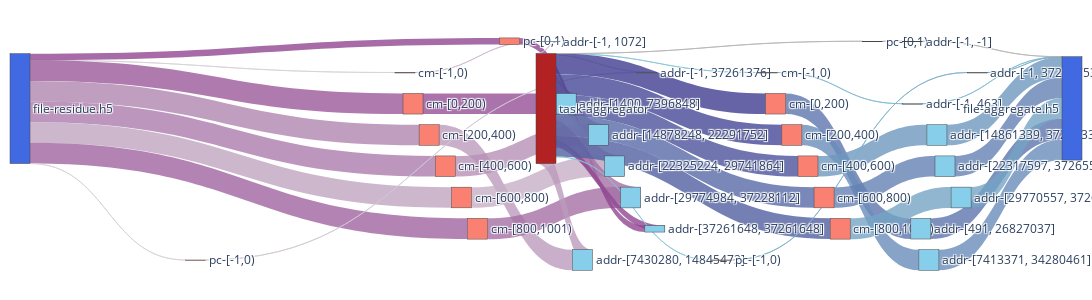

The notebook cell saved with this chart:
### Code cell
AGG = nx.compose(G_AGG_R, G_AGG_W) 

agg_nodes, agg_nodes_dict = get_nodes_for_sankey(AGG,rm_tags=['agg_r','agg_w'])

agg_links = get_links_for_sankey(AGG, agg_nodes_dict)
fig = go.Figure(go.Sankey(
            node = agg_nodes,
            link = agg_links, orientation='h'))

fig.update_layout(
    autosize=False,
    width=1400,
    height=300,
    margin=dict(
        l=10,
        r=10,
        b=40,
        t=10,
        pad=2
    ),
)
fig.show()
fig.write_html(f"{image_path}/sankey-grouped-agg-vol-vfd.html")

### Figure 1 — Plotly figure (JSON) as saved in the notebook; plotly's stock layout.template omitted (floating-point values rounded to 4 significant figures)
{"data": [{"link": {"color": ["rgba(214.64285714285714, 209.28571428571428, 214.64285714285714, 0.8)", "rgba(155.71428571428572, 91.42857142857144, 155.71428571428572, 0.8)", "rgba(177.14285714285714, 134.28571428571428, 177.14285714285714, 0.8)", "rgba(171.78571428571428, 123.57142857142857, 171.78571428571428, 0.8)", "rgba(193.21428571428572, 166.42857142857144, 193.21428571428572, 0.8)", "rgba(161.07142857142856, 102.14285714285714, 161.07142857142856, 0.8)", "rgba(214.64285714285714, 209.28571428571428, 214.64285714285714, 0.8)", "rgba(145.0, 70.0, 145.0, 0.8)", "rgba(203.92857142857144, 187.85714285714286, 203.92857142857144, 0.8)", "rgba(150.35714285714286, 80.71428571428572, 150.35714285714286, 0.8)", "rgba(187.85714285714286, 155.71428571428572, 187.85714285714286, 0.8)", "rgba(182.5, 145.0, 182.5, 0.8)", "rgba(198.57142857142858, 177.14285714285714, 198.57142857142858, 0.8)", "rgba(166.42857142857144, 112.85714285714286, 166.42857142857144, 0.8)", "rgba(209.28571428571428, 198.57142857142858, 209.28571428571428, 0.8)", "rgba(145.0, 70.0, 145.0, 0.8)", "rgba(203.92857142857144, 187.85714285714286, 203.92857142857144, 0.8)", "rgba(150.35714285714286, 80.71428571428572, 150.35714285714286, 0.8)", "rgba(187.85714285714286, 155.71428571428572, 187.85714285714286, 0.8)", "rgba(182.5, 145.0, 182.5, 0.8)", "rgba(198.57142857142858, 177.14285714285714, 198.57142857142858, 0.8)", "rgba(166.42857142857144, 112.85714285714286, 166.42857142857144, 0.8)", "rgba(209.28571428571428, 198.57142857142858, 209.28571428571428, 0.8)", "rgba(145.0, 70.0, 145.0, 0.8)", "rgba(134.23076923076923, 198.46153846153845, 214.23076923076923, 0.8)", "rgba(65.0, 60.0, 145.0, 0.8)", "rgba(70.76923076923076, 71.53846153846152, 150.76923076923077, 0.8)", "rgba(76.53846153846155, 83.07692307692308, 156.53846153846155, 0.8)", "rgba(88.07692307692308, 106.15384615384616, 168.0769230769231, 0.8)", "rgba(82.3076923076923, 94.61538461538461, 162.30769230769232, 0.8)", "rgba(134.23076923076923, 198.46153846153845, 214.23076923076923, 0.8)", "rgba(180, 180, 180, 0.8)", "rgba(128.46153846153845, 186.92307692307693, 208.46153846153845, 0.8)", "rgba(180, 180, 180, 0.8)", "rgba(93.84615384615384, 117.6923076923077, 173.84615384615384, 0.8)", "rgba(105.38461538461539, 140.76923076923077, 185.3846153846154, 0.8)", "rgba(111.15384615384616, 152.30769230769232, 191.15384615384616, 0.8)", "rgba(99.61538461538461, 129.23076923076923, 179.6153846153846, 0.8)", "rgba(116.92307692307692, 163.84615384615384, 196.92307692307693, 0.8)", "rgba(122.6923076923077, 175.3846153846154, 202.69230769230768, 0.8)", "rgba(128.46153846153845, 186.92307692307693, 208.46153846153845, 0.8)", "rgba(93.84615384615384, 117.6923076923077, 173.84615384615384, 0.8)", "rgba(105.38461538461539, 140.76923076923077, 185.3846153846154, 0.8)", "rgba(111.15384615384616, 152.30769230769232, 191.15384615384616, 0.8)", "rgba(99.61538461538461, 129.23076923076923, 179.6153846153846, 0.8)", "rgba(116.92307692307692, 163.84615384615384, 196.92307692307693, 0.8)", "rgba(122.6923076923077, 175.3846153846154, 202.69230769230768, 0.8)", "rgba(180, 180, 180, 0.8)"], "label": ["Access Volume : 0 <br />Average Count : 3 <br />Average Access Size : 0 <br />Operation : read<br />Bandwidth : 0", "Access Volume : 7.42 MB <br />Average Count : 200 <br />Average Access Size : 37.11 KB <br />Operation : read<br />Bandwidth : 11.12 MB/s", "Access Volume : 7.44 MB <br />Average Count : 200 <br />Average Access Size : 37.21 KB <br />Operation : read<br />Bandwidth : 10.68 MB/s", "Access Volume : 7.44 MB <br />Average Count : 200 <br />Average Access Size : 37.2 KB <br />Operation : read<br />Bandwidth : 10.69 MB/s", "Access Volume : 7.44 MB <br />Average Count : 200 <br />Average Access Size : 37.21 KB <br />Operation : read<br />Bandwidth : 10.43 MB/s", "Access Volume : 7.48 MB <br />Average Count : 201 <br />Average Access Size : 37.21 KB <br />Operation : read<br />Bandwidth : 10.78 MB/s", "Access Volume : 0 <br />Average Count : 3 <br />Average Access Size : 0 <br />Operation : read<br />Bandwidth : 0", "Access Volume : 2.4 MB <br />Average Count : 1 <br />Average Access Size : 2.4 MB <br />Operation : read<br />Bandwidth : 1.56 GB/s", "Access Volume : 2.51 KB <br />Average Count : 9 <br />Average Access Size : 279.11 B <br />Operation : read<br />Bandwidth : 53.57 KB/s", "Access Volume : 7.43 MB <br />Average Count : 399 <br />Average Access Size : 18.62 KB <br />Operation : read<br />Bandwidth : 11.19 MB/s", "Access Volume : 7.45 MB <br />Average Count : 400 <br />Average Access Size : 18.62 KB <br />Operation : read<br />Bandwidth : 10.67 MB/s", "Access Volume : 7.45 MB <br />Average Count : 400 <br />Average Access Size : 18.62 KB <br />Operation : read<br />Bandwidth : 10.68 MB/s", "Access Volume : 7.45 MB <br />Average Count : 400 <br />Average Access Size : 18.62 KB <br />Operation : read<br />Bandwidth : 10.41 MB/s", "Access Volume : 7.49 MB <br />Average Count : 402 <br />Average Access Size : 18.62 KB <br />Operation : read<br />Bandwidth : 10.76 MB/s", "Access Volume : 2.41 KB <br />Average Count : 6 <br />Average Access Size : 401.33 B <br />Operation : read<br />Bandwidth : 50.44 KB/s", "Access Volume : 2.4 MB <br />Average Count : 1 <br />Average Access Size : 2.4 MB <br />Operation : read<br />Bandwidth : 1.56 GB/s", "Access Volume : 2.51 KB <br />Average Count : 9 <br />Average Access Size : 279.11 B <br />Operation : read<br />Bandwidth : 53.57 KB/s", "Access Volume : 7.43 MB <br />Average Count : 399 <br />Average Access Size : 18.62 KB <br />Operation : read<br />Bandwidth : 11.19 MB/s", "Access Volume : 7.45 MB <br />Average Count : 400 <br />Average Access Size : 18.62 KB <br />Operation : read<br />Bandwidth : 10.67 MB/s", "Access Volume : 7.45 MB <br />Average Count : 400 <br />Average Access Size : 18.62 KB <br />Operation : read<br />Bandwidth : 10.68 MB/s", "Access Volume : 7.45 MB <br />Average Count : 400 <br />Average Access Size : 18.62 KB <br />Operation : read<br />Bandwidth : 10.41 MB/s", "Access Volume : 7.49 MB <br />Average Count : 402 <br />Average Access Size : 18.62 KB <br />Operation : read<br />Bandwidth : 10.76 MB/s", "Access Volume : 2.41 KB <br />Average Count : 6 <br />Average Access Size : 401.33 B <br />Operation : read<br />Bandwidth : 50.44 KB/s", "Access Volume : 2.4 MB <br />Average Count : 1 <br />Average Access Size : 2.4 MB <br />Operation : read<br />Bandwidth : 1.56 GB/s", "Access Volume : 0 <br />Average Count : 3 <br />Average Access Size : 0 <br />Operation : write<br />Bandwidth : 0", "Access Volume : 7.42 MB <br />Average Count : 200 <br />Average Access Size : 37.11 KB <br />Operation : write<br />Bandwidth : 5.64 MB/s", "Access Volume : 7.44 MB <br />Average Count : 200 <br />Average Access Size : 37.21 KB <br />Operation : write<br />Bandwidth : 4.46 MB/s", "Access Volume : 7.44 MB <br />Average Count : 200 <br />Average Access Size : 37.2 KB <br />Operation : write<br />Bandwidth : 4.06 MB/s", "Access Volume : 7.44 MB <br />Average Count : 200 <br />Average Access Size : 37.21 KB <br />Operation : write<br />Bandwidth : 2.37 MB/s", "Access Volume : 7.48 MB <br />Average Count : 201 <br />Average Access Size : 37.21 KB <br />Operation : write<br />Bandwidth : 2.68 MB/s", "Access Volume : 0 <br />Average Count : 3 <br />Average Access Size : 0 <br />Operation : write<br />Bandwidth : 0", "Access Volume : 0 <br />Average Count : 1 <br />Average Access Size : 0 <br />Operation : open<br />Bandwidth : 0", "Access Volume : 590 B <br />Average Count : 5 <br />Average Access Size : 118 B <br />Operation : write<br />Bandwidth : 26.44 B/s", "Access Volume : 0 <br />Average Count : 1 <br />Average Access Size : 0 <br />Operation : open<br />Bandwidth : 0", "Access Volume : 7.42 MB <br />Average Count : 398 <br />Average Access Size : 18.63 KB <br />Operation : write<br />Bandwidth : 1.14 MB/s", "Access Volume : 7.45 MB <br />Average Count : 400 <br />Average Access Size : 18.63 KB <br />Operation : write<br />Bandwidth : 912.66 KB/s", "Access Volume : 7.45 MB <br />Average Count : 400 <br />Average Access Size : 18.63 KB <br />Operation : write<br />Bandwidth : 856.42 KB/s", "Access Volume : 7.45 MB <br />Average Count : 400 <br />Average Access Size : 18.63 KB <br />Operation : write<br />Bandwidth : 928.42 KB/s", "Access Volume : 7.49 MB <br />Average Count : 354 <br />Average Access Size : 21.15 KB <br />Operation : write<br />Bandwidth : 529.94 KB/s", "Access Volume : 904 B <br />Average Count : 6 <br />Average Access Size : 150.67 B <br />Operation : write<br />Bandwidth : 76.55 B/s", "Access Volume : 590 B <br />Average Count : 5 <br />Average Access Size : 118 B <br />Operation : write<br />Bandwidth : 26.44 B/s", "Access Volume : 7.42 MB <br />Average Count : 398 <br />Average Access Size : 18.63 KB <br />Operation : write<br />Bandwidth : 1.14 MB/s", "Access Volume : 7.45 MB <br />Average Count : 400 <br />Average Access Size : 18.63 KB <br />Operation : write<br />Bandwidth : 912.66 KB/s", "Access Volume : 7.45 MB <br />Average Count : 400 <br />Average Access Size : 18.63 KB <br />Operation : write<br />Bandwidth : 856.42 KB/s", "Access Volume : 7.45 MB <br />Average Count : 400 <br />Average Access Size : 18.63 KB <br />Operation : write<br />Bandwidth : 928.42 KB/s", "Access Volume : 7.49 MB <br />Average Count : 354 <br />Average Access Size : 21.15 KB <br />Operation : write<br />Bandwidth : 529.94 KB/s", "Access Volume : 904 B <br />Average Count : 6 <br />Average Access Size : 150.67 B <br />Operation : write<br />Bandwidth : 76.55 B/s", "Access Volume : 0 <br />Average Count : 1 <br />Average Access Size : 0 <br />Operation : open<br />Bandwidth : 0"], "source": [0, 0, 0, 0, 0, 0, 0, 0, 1, 2, 3, 4, 5, 6, 7, 8, 9, 10, 11, 12, 13, 14, 15, 16, 17, 17, 17, 17, 17, 17, 17, 17, 18, 19, 20, 21, 22, 23, 24, 25, 26, 27, 28, 29, 30, 31, 32, 33], "target": [1, 2, 3, 4, 5, 6, 7, 8, 9, 10, 11, 12, 13, 14, 15, 16, 17, 17, 17, 17, 17, 17, 17, 17, 18, 20, 21, 22, 23, 24, 25, 19, 26, 33, 27, 28, 29, 30, 31, 32, 34, 34, 34, 34, 34, 34, 34, 34], "value": [1, 7422108, 7441148, 7440164, 7442936, 7479508, 1, 2400000, 2512, 7428880, 7447968, 7446976, 7449760, 7486392, 2408, 2400000, 2512, 7428880, 7447968, 7446976, 7449760, 7486392, 2408, 2400000, 1, 7422108, 7441148, 7440164, 7442936, 7479508, 1, 1, 590, 1, 7416064, 7451168, 7450176, 7452960, 7488840, 904, 590, 7416064, 7451168, 7450176, 7452960, 7488840, 904, 1]}, "node": {"color": ["RoyalBlue", "Salmon", "Salmon", "Salmon", "Salmon", "Salmon", "Salmon", "Salmon", "Salmon", "SkyBlue", "SkyBlue", "SkyBlue", "SkyBlue", "SkyBlue", "SkyBlue", "SkyBlue", "SkyBlue", "FireBrick", "Salmon", "Salmon", "Salmon", "Salmon", "Salmon", "Salmon", "Salmon", "Salmon", "SkyBlue", "SkyBlue", "SkyBlue", "SkyBlue", "SkyBlue", "SkyBlue", "SkyBlue", "SkyBlue", "RoyalBlue"], "label": ["file-residue.h5", "cm-[-1,0)", "cm-[0,200)", "cm-[200,400)", "cm-[400,600)", "cm-[600,800)", "cm-[800,1001)", "pc-[-1,0)", "pc-[0,1)", "addr-[-1, 1072]", "addr-[1400, 7396848]", "addr-[7430280, 14845472]", "addr-[14878248, 22291752]", "addr-[22325224, 29741864]", "addr-[29774984, 37228112]", "addr-[-1, 37261376]", "addr-[37261648, 37261648]", "task-aggregator", "cm-[-1,0)", "pc-[0,1)", "cm-[0,200)", "cm-[200,400)", "cm-[400,600)", "cm-[600,800)", "cm-[800,1001)", "pc-[-1,0)", "addr-[-1, 463]", "addr-[491, 26827037]", "addr-[7413371, 34280461]", "addr-[14861339, 37262337]", "addr-[22317597, 37265537]", "addr-[29770557, 37267985]", "addr-[-1, 37268753]", "addr-[-1, -1]", "file-aggregate.h5"], "x": [0.3308, 0.3684, 0.3759, 0.391, 0.406, 0.4211, 0.4361, 0.4586, 0.4662, 0.5038, 0.5188, 0.5338, 0.5489, 0.5639, 0.5789, 0.594, 0.6015, 0.6692, 0.7068, 0.8045, 0.7143, 0.7293, 0.7444, 0.7594, 0.7744, 0.7895, 0.8421, 0.8496, 0.8571, 0.8647, 0.8722, 0.8872, 0.9023, 0.8421, 1], "y": [0, 0.25, 0.375, 0.5, 0.625, 0.75, 0.875, 0, 0.125, 0.125, 0.375, 1, 0.5, 0.625, 0.75, 0.25, 0.875, 0, 0.25, 0.125, 0.375, 0.5, 0.625, 0.75, 0.875, 0, 0.375, 0.875, 1, 0.5, 0.625, 0.75, 0.25, 0.125, 0]}, "orientation": "h", "type": "sankey"}], "layout": {"autosize": false, "height": 300, "margin": {"b": 40, "l": 10, "pad": 2, "r": 10, "t": 10}, "width": 1400}}
